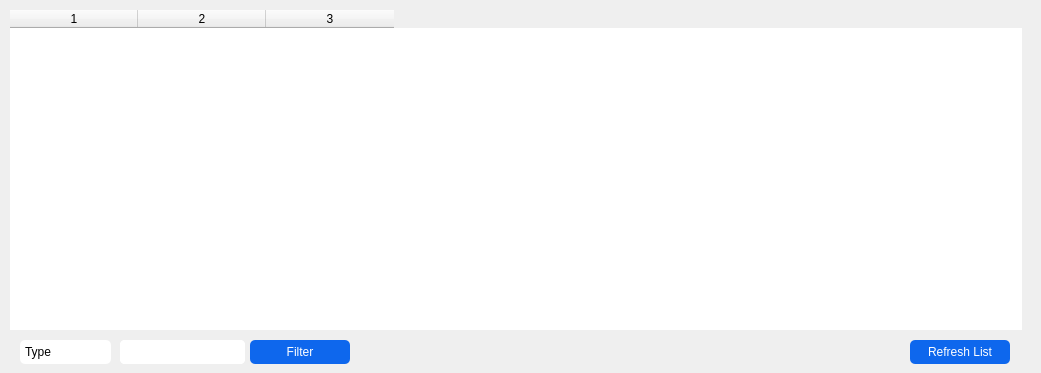
   <widget class="QWidget" name="tab_7">
    <attribute name="title">
     <string>Logs</string>
    </attribute>
    <widget class="QTableWidget" name="logsTable">
     <property name="geometry">
      <rect>
       <x>0</x>
       <y>0</y>
       <width>1032</width>
       <height>340</height>
      </rect>
     </property>
     <property name="styleSheet">
      <string notr="true">QTableWidget{
    padding: 10px;
    border-radius: 5px;
}</string>
     </property>
     <property name="horizontalScrollBarPolicy">
      <enum>Qt::ScrollBarAlwaysOff</enum>
     </property>
     <property name="sizeAdjustPolicy">
      <enum>QAbstractScrollArea::AdjustToContents</enum>
     </property>
     <property name="editTriggers">
      <set>QAbstractItemView::NoEditTriggers</set>
     </property>
     <property name="selectionMode">
      <enum>QAbstractItemView::NoSelection</enum>
     </property>
     <property name="selectionBehavior">
      <enum>QAbstractItemView::SelectRows</enum>
     </property>
     <property name="showGrid">
      <bool>false</bool>
     </property>
     <property name="cornerButtonEnabled">
      <bool>false</bool>
     </property>
     <property name="columnCount">
      <number>3</number>
     </property>
     <attribute name="horizontalHeaderDefaultSectionSize">
      <number>128</number>
     </attribute>
     <attribute name="verticalHeaderVisible">
      <bool>false</bool>
     </attribute>
     <attribute name="verticalHeaderMinimumSectionSize">
      <number>18</number>
     </attribute>
     <attribute name="verticalHeaderDefaultSectionSize">
      <number>18</number>
     </attribute>
     <attribute name="verticalHeaderHighlightSections">
      <bool>false</bool>
     </attribute>
     <column/>
     <column/>
     <column/>
    </widget>
    <widget class="QPushButton" name="RefreshBtn_3">
     <property name="geometry">
      <rect>
       <x>910</x>
       <y>340</y>
       <width>100</width>
       <height>24</height>
      </rect>
     </property>
     <property name="styleSheet">
      <string notr="true">QPushButton{
    color: white;
    background-color: #0e67ed;
    border-radius: 5px;
    padding: 5px;
}</string>
     </property>
     <property name="text">
      <string>Refresh List</string>
     </property>
    </widget>
    <widget class="QPushButton" name="logFilterButton">
     <property name="geometry">
      <rect>
       <x>250</x>
       <y>340</y>
       <width>100</width>
       <height>24</height>
      </rect>
     </property>
     <property name="styleSheet">
      <string notr="true">QPushButton{
    color: white;
    background-color: #0e67ed;
    border-radius: 5px;
    padding: 5px;
}</string>
     </property>
     <property name="text">
      <string>Filter</string>
     </property>
    </widget>
    <widget class="QComboBox" name="filterLogType">
     <property name="geometry">
      <rect>
       <x>120</x>
       <y>340</y>
       <width>125</width>
       <height>24</height>
      </rect>
     </property>
     <property name="styleSheet">
      <string notr="true">QGroupBox{
border: 0;
}
QComboBox{
border-radius: 5px;
padding: 5px;
}
QComboBox::drop-down { 
	width: 0px; 
}</string>
     </property>
     <item>
      <property name="text">
       <string>Account</string>
      </property>
     </item>
     <item>
      <property name="text">
       <string>Item</string>
      </property>
     </item>
     <item>
      <property name="text">
       <string>Order</string>
      </property>
     </item>
    </widget>
    <widget class="QComboBox" name="logFilter">
     <property name="geometry">
      <rect>
       <x>20</x>
       <y>340</y>
       <width>91</width>
       <height>24</height>
      </rect>
     </property>
     <property name="styleSheet">
      <string notr="true">QGroupBox{
border: 0;
}
QComboBox{
border-radius: 5px;
padding: 5px;
}
QComboBox::drop-down { 
	width: 0px; 
}</string>
     </property>
     <item>
      <property name="text">
       <string>Type</string>
      </property>
     </item>
     <item>
      <property name="text">
       <string>Date</string>
      </property>
     </item>
     <item>
      <property name="text">
       <string>Username</string>
      </property>
     </item>
    </widget>
    <widget class="QDateEdit" name="logDate">
     <property name="geometry">
      <rect>
       <x>120</x>
       <y>340</y>
       <width>125</width>
       <height>24</height>
      </rect>
     </property>
     <property name="styleSheet">
      <string notr="true">QDateEdit{
    border-radius: 5px;
    }</string>
     </property>
     <property name="buttonSymbols">
      <enum>QAbstractSpinBox::NoButtons</enum>
     </property>
    </widget>
    <widget class="QLineEdit" name="logKeywordText">
     <property name="enabled">
      <bool>true</bool>
     </property>
     <property name="geometry">
      <rect>
       <x>120</x>
       <y>340</y>
       <width>125</width>
       <height>24</height>
      </rect>
     </property>
     <property name="styleSheet">
      <string notr="true">QLineEdit{
    border-radius: 5px;
    }</string>
     </property>
     <property name="inputMethodHints">
      <set>Qt::ImhNone</set>
     </property>
    </widget>
   </widget>
